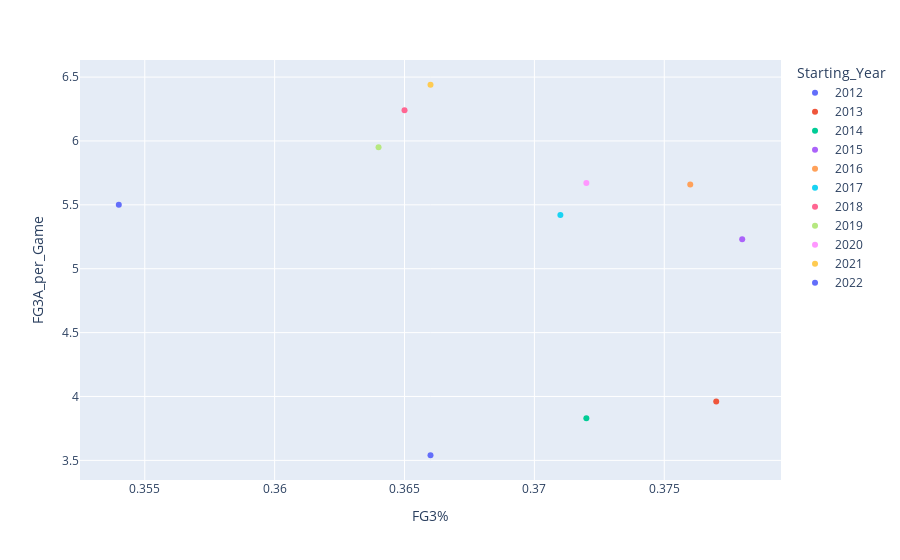

Source (notebook cell):
### Code cell
# Plotting our graphic
fig = px.scatter(final_data_3pt, x='FG3%', y='FG3A_per_Game', color='Starting_Year')
fig.show()

### Figure 1 — Plotly figure (JSON) as saved in the notebook; plotly's stock layout.template omitted (floating-point values rounded to 4 significant figures)
{"data": [{"hovertemplate": "Starting_Year=2012<br>FG3%=%{x}<br>FG3A_per_Game=%{y}<extra></extra>", "legendgroup": "2012", "marker": {"color": "#636efa", "symbol": "circle"}, "mode": "markers", "name": "2012", "orientation": "v", "showlegend": true, "type": "scatter", "x": [0.366], "xaxis": "x", "y": [3.54], "yaxis": "y"}, {"hovertemplate": "Starting_Year=2013<br>FG3%=%{x}<br>FG3A_per_Game=%{y}<extra></extra>", "legendgroup": "2013", "marker": {"color": "#EF553B", "symbol": "circle"}, "mode": "markers", "name": "2013", "orientation": "v", "showlegend": true, "type": "scatter", "x": [0.377], "xaxis": "x", "y": [3.96], "yaxis": "y"}, {"hovertemplate": "Starting_Year=2014<br>FG3%=%{x}<br>FG3A_per_Game=%{y}<extra></extra>", "legendgroup": "2014", "marker": {"color": "#00cc96", "symbol": "circle"}, "mode": "markers", "name": "2014", "orientation": "v", "showlegend": true, "type": "scatter", "x": [0.372], "xaxis": "x", "y": [3.83], "yaxis": "y"}, {"hovertemplate": "Starting_Year=2015<br>FG3%=%{x}<br>FG3A_per_Game=%{y}<extra></extra>", "legendgroup": "2015", "marker": {"color": "#ab63fa", "symbol": "circle"}, "mode": "markers", "name": "2015", "orientation": "v", "showlegend": true, "type": "scatter", "x": [0.378], "xaxis": "x", "y": [5.23], "yaxis": "y"}, {"hovertemplate": "Starting_Year=2016<br>FG3%=%{x}<br>FG3A_per_Game=%{y}<extra></extra>", "legendgroup": "2016", "marker": {"color": "#FFA15A", "symbol": "circle"}, "mode": "markers", "name": "2016", "orientation": "v", "showlegend": true, "type": "scatter", "x": [0.376], "xaxis": "x", "y": [5.66], "yaxis": "y"}, {"hovertemplate": "Starting_Year=2017<br>FG3%=%{x}<br>FG3A_per_Game=%{y}<extra></extra>", "legendgroup": "2017", "marker": {"color": "#19d3f3", "symbol": "circle"}, "mode": "markers", "name": "2017", "orientation": "v", "showlegend": true, "type": "scatter", "x": [0.371], "xaxis": "x", "y": [5.42], "yaxis": "y"}, {"hovertemplate": "Starting_Year=2018<br>FG3%=%{x}<br>FG3A_per_Game=%{y}<extra></extra>", "legendgroup": "2018", "marker": {"color": "#FF6692", "symbol": "circle"}, "mode": "markers", "name": "2018", "orientation": "v", "showlegend": true, "type": "scatter", "x": [0.365], "xaxis": "x", "y": [6.24], "yaxis": "y"}, {"hovertemplate": "Starting_Year=2019<br>FG3%=%{x}<br>FG3A_per_Game=%{y}<extra></extra>", "legendgroup": "2019", "marker": {"color": "#B6E880", "symbol": "circle"}, "mode": "markers", "name": "2019", "orientation": "v", "showlegend": true, "type": "scatter", "x": [0.364], "xaxis": "x", "y": [5.95], "yaxis": "y"}, {"hovertemplate": "Starting_Year=2020<br>FG3%=%{x}<br>FG3A_per_Game=%{y}<extra></extra>", "legendgroup": "2020", "marker": {"color": "#FF97FF", "symbol": "circle"}, "mode": "markers", "name": "2020", "orientation": "v", "showlegend": true, "type": "scatter", "x": [0.372], "xaxis": "x", "y": [5.67], "yaxis": "y"}, {"hovertemplate": "Starting_Year=2021<br>FG3%=%{x}<br>FG3A_per_Game=%{y}<extra></extra>", "legendgroup": "2021", "marker": {"color": "#FECB52", "symbol": "circle"}, "mode": "markers", "name": "2021", "orientation": "v", "showlegend": true, "type": "scatter", "x": [0.366], "xaxis": "x", "y": [6.44], "yaxis": "y"}, {"hovertemplate": "Starting_Year=2022<br>FG3%=%{x}<br>FG3A_per_Game=%{y}<extra></extra>", "legendgroup": "2022", "marker": {"color": "#636efa", "symbol": "circle"}, "mode": "markers", "name": "2022", "orientation": "v", "showlegend": true, "type": "scatter", "x": [0.354], "xaxis": "x", "y": [5.5], "yaxis": "y"}], "layout": {"legend": {"title": {"text": "Starting_Year"}, "tracegroupgap": 0}, "margin": {"t": 60}, "xaxis": {"anchor": "y", "domain": [0, 1], "title": {"text": "FG3%"}}, "yaxis": {"anchor": "x", "domain": [0, 1], "title": {"text": "FG3A_per_Game"}}}}
